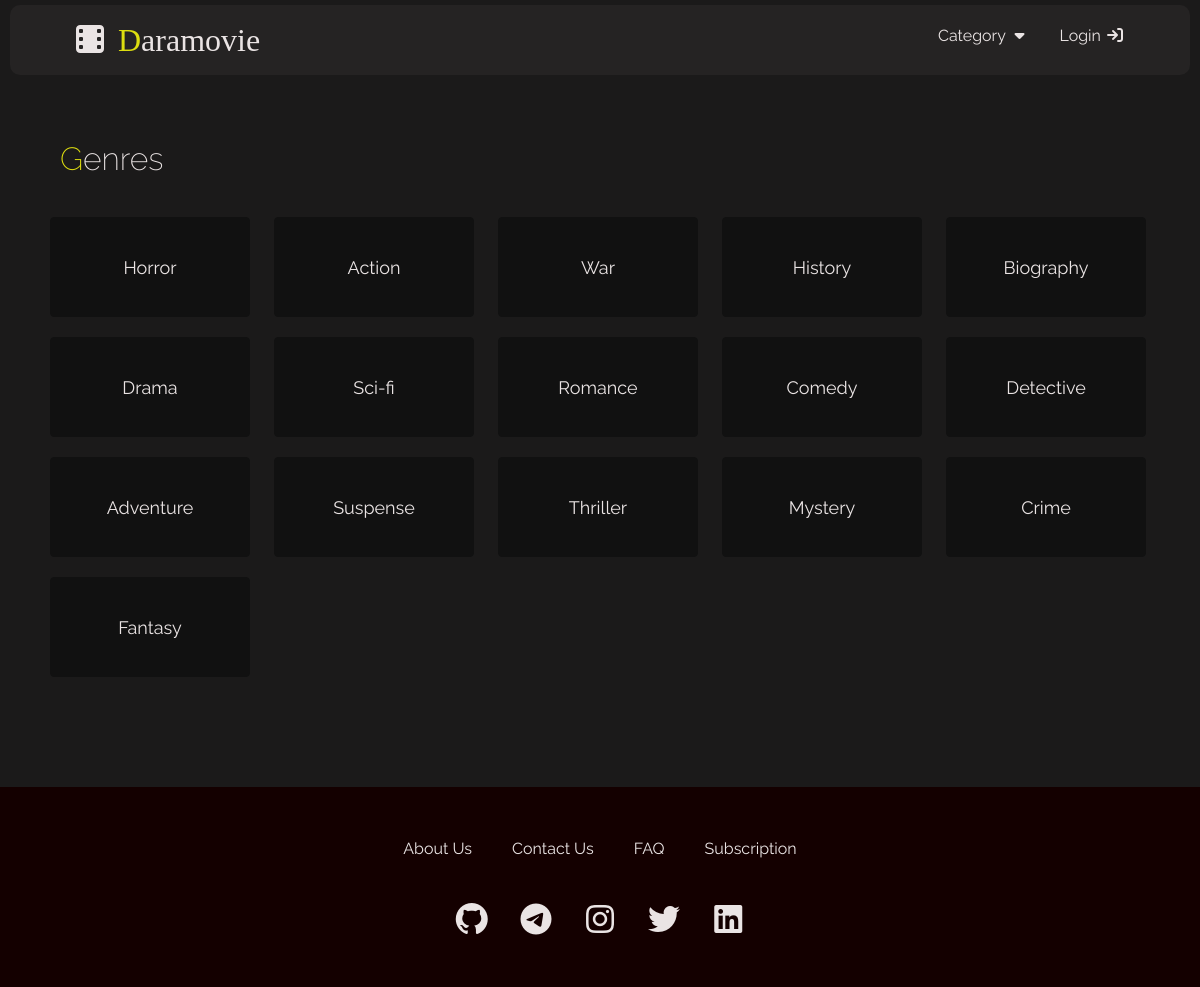
Page /movies/genre-list on the committed database.
### movies/models.py (models this page shows, shortened)
class Genre(models.Model):
    name = models.CharField(max_length=30)
    slug = models.SlugField(unique=True, blank=True)

### movies/views.py (the view)
# urls.py: path('genre-list',views.genre_list_view,name='genre_list'),
def genre_list_view(request):
    all_genres = Genre.objects.all()
    context = {'genres':all_genres}
    return render (request,'movies/genre_list.html',context)

### movies/templates/movies/genre_list.html (shortened to what this page needs)
{% extends "base.html" %}
{% load static %}
{% block head %}
<link rel="stylesheet" href="{% static "styles/genre_list.css" %}">
{% endblock head %}
{% block content %}
<div class="container">
    <h1 class="genreh1"><span class="yellow-letter">G</span>enres</h1>
</div>
<div class="container genre-grid">
    {% for genre in genres %}
    <a class="genre-link" href="{% url "genre_detail" genre.slug %}">
        <div class="genre-card">
            <span class="genre-title">{{genre.name}}</span>
        </div>
    </a>
    {% endfor %}
</div>
{% endblock content %}

### static/styles/utilities.css (style rules this page uses)
.container { max-width: 1100px; height: 100%; margin: auto; padding: 0 10px; }

### static/styles/basics.css (style rules this page uses)
:root { --yellow-color-rgb: rgb(221,221,16); --yellow-color:#DDDD10; --white-color:#eae4e4; --background-main: #252323; }
* { box-sizing: border-box; padding: 0; margin: 0; }
body { background-color: #1b1a1a; color:var(--white-color); font-family: "Raleway", sans-serif; }
h1, h2 { font-weight: 200; }
a { text-decoration: none; color:var(--white-color); }
a { position: relative; padding: 10px; }
a::after { content: ""; position: absolute; right: 0; bottom: 0; height: 1px; width: 100%; background-color: var(--yellow-color); transform: scaleX(0); transform-origin: center; transition: transform 0.3s ease; }

### static/styles/stylesss.css (style rules this page uses)
.yellow-letter { color: var(--yellow-color); }

### static/styles/genre_list.css (style rules this page uses)
.genre-grid { display: grid; grid-template-columns: repeat(5,1fr); gap: 20px; padding: 40px 0; margin-bottom: 70px; }
.genre-card { background-color: #111; display: flex; justify-content: center; align-items: center; border: 1px solid #111; text-align: center; width: 200px; height: 100px; border-radius: 4px; transition: transform 0.2s ease; }
.genreh1 { margin-top: 70px; }
.genre-link { padding: 0; }
.genre-title { font-size: large; }

### rows in the picture
Genre: name "Horror"
Genre: name "Action"
Genre: name "War"
Genre: name "History"
Genre: name "Biography"
Genre: name "Drama"
Genre: name "Sci-fi"
Genre: name "Romance"
Genre: name "Comedy"
Genre: name "Detective"
Genre: name "Adventure"
Genre: name "Suspense"
Genre: name "Thriller"
Genre: name "Mystery"
Genre: name "Crime"
Genre: name "Fantasy"
